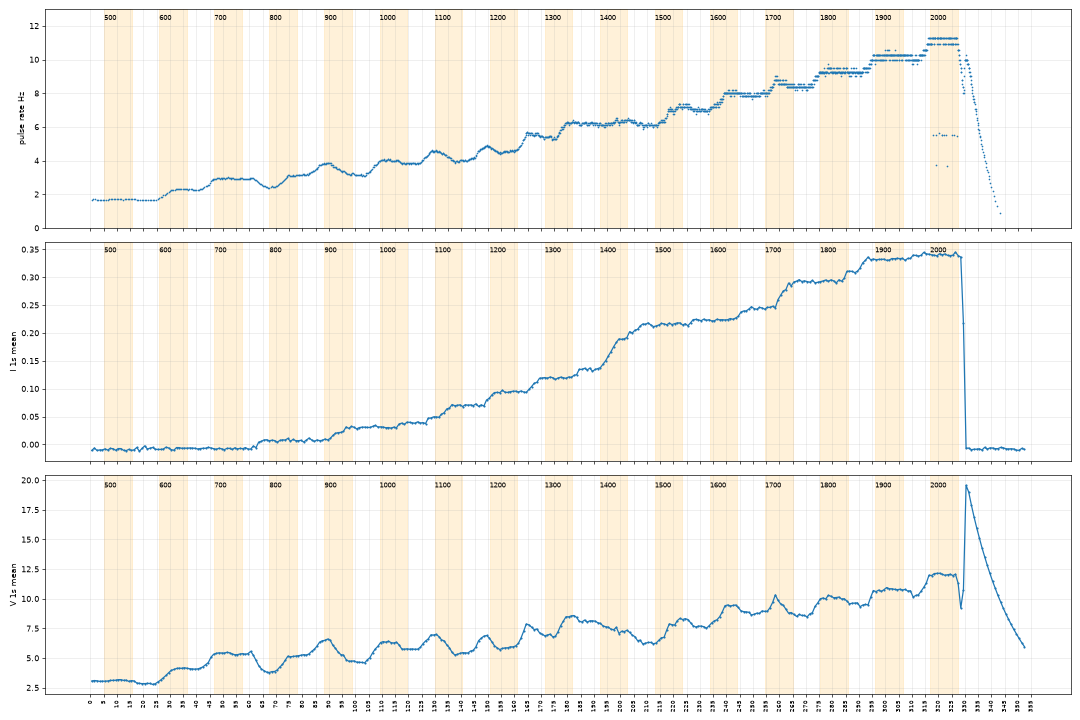

Source code (Python):
import numpy as np, matplotlib; matplotlib.use('Agg'); import matplotlib.pyplot as plt
A=np.load('/private/tmp/claude-503/-Users-stepheneacuello-Projects-windtunnel-control/6a3806a4-9014-460a-a0dd-c69522320797/scratchpad/X.npy')
t=A[:,0]; X=A[:,1:]; N=len(t); fs=360.
V=4*X[:,0]; I=2*(X[:,1]-2.5); c3=X[:,2]; L=7482
# pulse detection: upward crossing of -0.6 V, refractory 20 ms
lev=-0.6
up=np.where((c3[1:]>=lev)&(c3[:-1]<lev))[0]+1
keep=[up[0]]
for u in up[1:]:
    if u-keep[-1]>=int(0.02*fs): keep.append(u)
pk=np.array(keep); tp=t[pk]
dtp=np.diff(tp)
print('n pulses',len(pk),'min interval',dtp.min(),'last pulse t',tp[-1])
# local median interval over 9 intervals
from scipy.ndimage import median_filter
med=median_filter(dtp,size=9,mode='nearest')
ratio=dtp/med
print('intervals >1.5x local median:',np.sum(ratio>1.5),' <0.6x:',np.sum(ratio<0.6))
bad=np.where(ratio>1.5)[0]
print('times of long gaps', np.round(tp[bad],2), np.round(ratio[bad],2))
np.save('/private/tmp/claude-503/-Users-stepheneacuello-Projects-windtunnel-control/6a3806a4-9014-460a-a0dd-c69522320797/scratchpad/pulses.npy',pk)
f=1/dtp; tm=(tp[1:]+tp[:-1])/2
def bm(x,n=360):
    m=len(x)//n; return x[:m*n].reshape(m,n).mean(1)
tb=bm(t); Ib=bm(I); Vb=bm(V)
fig,ax=plt.subplots(3,1,figsize=(18,12),sharex=True)
ax[0].plot(tm,f,'.',ms=2); ax[0].set_ylabel('pulse rate Hz'); ax[0].set_ylim(0,13)
ax[1].plot(tb,Ib,'.-',ms=3); ax[1].set_ylabel('I 1s mean')
ax[2].plot(tb,Vb,'.-',ms=3); ax[2].set_ylabel('V 1s mean')
for a in ax:
    a.grid(alpha=.3)
    for k in range(16):
        a.axvspan(t[k*L+1870],t[k*L+5611],color='orange',alpha=.15)
        a.text(t[k*L+1870],a.get_ylim()[1]*0.95,str(500+100*k),fontsize=8)
ax[2].set_xticks(np.arange(0,360,5)); plt.setp(ax[2].get_xticklabels(),fontsize=7,rotation=90)
plt.tight_layout(); plt.savefig('seg_explore.png',dpi=60)
